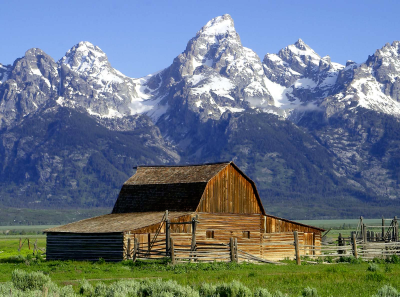
#> input picture barn_mountains.bmp, 400 x 297 px
$ python Ex_2.py
#> lines starting #> are read from the running program, lines starting #| are printed output that depends on the picture
#> further down, image is the input picture: shape (297, 400, 3); mean B, G, R 130.1, 117.4, 104.4
import numpy as np
import cv2
import matplotlib.pyplot as plt

def pad_image(image, size=(32, 32)):
#> called with size = (32, 32)
    height, width = image.shape[:2]
#> height = 297; width = 400
    new_height = int(np.ceil(height / size[0])) * size[0]
#> new_height = 320
    new_width = int(np.ceil(width / size[1])) * size[1]
#> new_width = 416
    if new_height < height:
        new_height += size[0]
    if new_width < width:
        new_width += size[1]
    pad_height = new_height - height
#> pad_height = 23
    pad_width = new_width - width
#> pad_width = 16
    top = pad_height // 2
#> top = 11
    bottom = pad_height - top
#> bottom = 12
    left = pad_width // 2
#> left = 8
    right = pad_width - left
#> right = 8
    padded_image = np.zeros((new_height, new_width, image.shape[2]), dtype=image.dtype)
    padded_image[top:-bottom, left:-right] = image
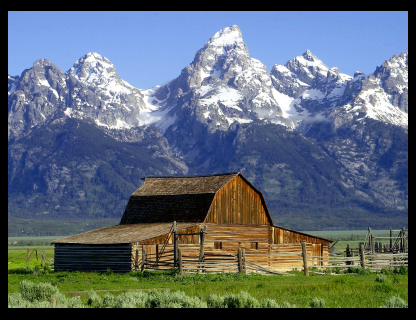
#> padded_image: shape (320, 416, 3); mean B, G, R 116.1, 104.7, 93.2
    padded_image[:top, left:-right] = image[0]
    padded_image[-bottom:, left:-right] = image[-1]
    padded_image[top:-bottom, :left] = image[:, 0:1]
    padded_image[top:-bottom, -right:] = image[:, -1:]
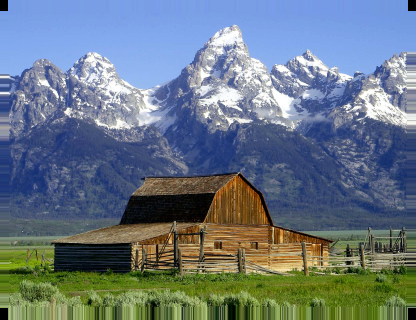
#> padded_image: shape (320, 416, 3); mean B, G, R 130.7, 118.6, 104.4
    return padded_image


def unpad_image(image, original_shape):
    height, width = original_shape[:2]
    return image[:height, :width]

# Carrega a imagem
image = cv2.imread('barn_mountains.bmp')

# Faz o padding
padded_image = pad_image(image)

# Mostra a imagem com padding
plt.imshow(cv2.cvtColor(padded_image, cv2.COLOR_BGR2RGB))
plt.show()
